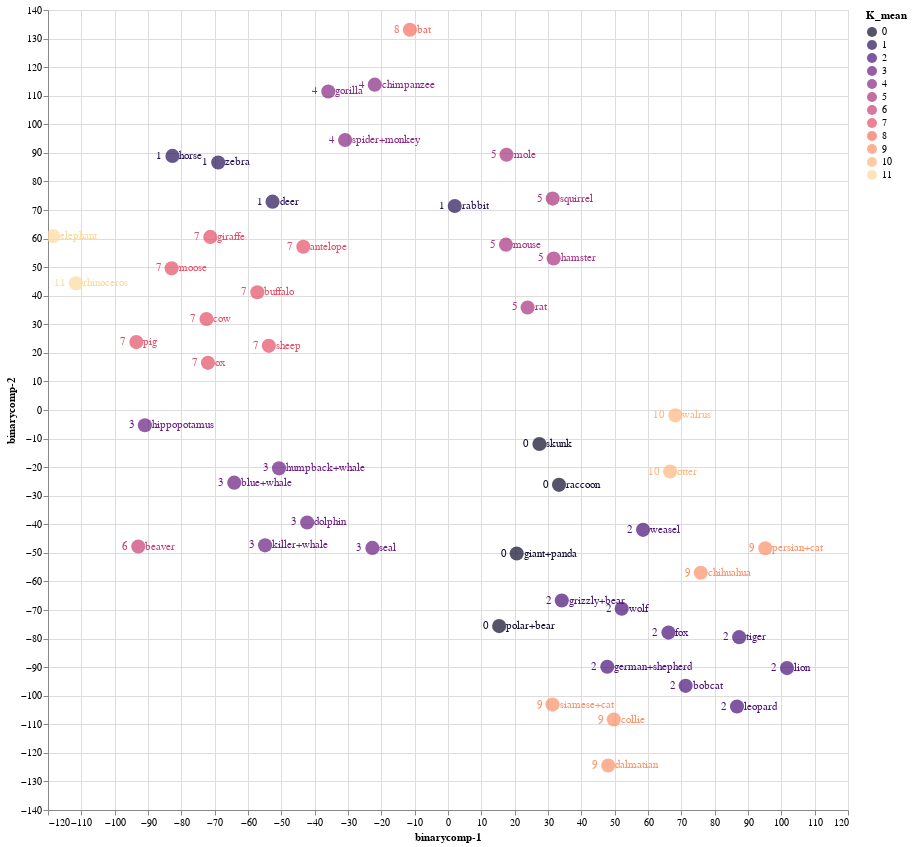

The notebook cell this image was saved under:
### Code cell
source = tsne_binary_df1

points = alt.Chart(source).mark_circle(size=200).encode(
    x='binarycomp-1:Q',
    y='binarycomp-2:Q',
    color=alt.Color('K_mean:N', scale=alt.Scale(scheme='Magma'))
    ).properties(
    width=800,
    height=800
)

text1 = points.mark_text(
    align='left',
    baseline='middle',
    dx=7
).encode(
    text='classes:N'
)

text2 = points.mark_text(
    align='right',
    baseline='middle',
    dx=-10
).encode(
    text='K_mean:N'
)

points.interactive() + text1 + text2

### Figure 1 — Vega-Lite specification as saved in the notebook (floating-point values rounded to 4 significant figures)
{"config": {"view": {"continuousWidth": 400, "continuousHeight": 300}}, "layer": [{"mark": {"type": "circle", "size": 200}, "encoding": {"color": {"field": "K_mean", "scale": {"scheme": "Magma"}, "type": "nominal"}, "x": {"field": "binarycomp-1", "type": "quantitative"}, "y": {"field": "binarycomp-2", "type": "quantitative"}}, "height": 800, "selection": {"selector014": {"type": "interval", "bind": "scales", "encodings": ["x", "y"]}}, "width": 800}, {"mark": {"type": "text", "align": "left", "baseline": "middle", "dx": 7}, "encoding": {"color": {"field": "K_mean", "scale": {"scheme": "Magma"}, "type": "nominal"}, "text": {"field": "classes", "type": "nominal"}, "x": {"field": "binarycomp-1", "type": "quantitative"}, "y": {"field": "binarycomp-2", "type": "quantitative"}}, "height": 800, "width": 800}, {"mark": {"type": "text", "align": "right", "baseline": "middle", "dx": -10}, "encoding": {"color": {"field": "K_mean", "scale": {"scheme": "Magma"}, "type": "nominal"}, "text": {"field": "K_mean", "type": "nominal"}, "x": {"field": "binarycomp-1", "type": "quantitative"}, "y": {"field": "binarycomp-2", "type": "quantitative"}}, "height": 800, "width": 800}], "data": {"name": "data-da45ea3d1324ab9ddeb9f4800f5f306d"}, "$schema": "https://vega.github.io/schema/vega-lite/v4.17.0.json", "datasets": {"data-da45ea3d1324ab9ddeb9f4800f5f306d": [{"binarycomp-1": -43.41, "binarycomp-2": 57.15, "classes": "antelope", "order": "ARTIODACTYLA", "family": "BOVIDAE", "K_mean": 7}, {"binarycomp-1": 34.14, "binarycomp-2": -66.68, "classes": "grizzly+bear", "order": "CARNIVORA", "family": "URSIDAE", "K_mean": 2}, {"binarycomp-1": -54.88, "binarycomp-2": -47.36, "classes": "killer+whale", "order": "ARTIODACTYLA", "family": "DELPHINIDAE", "K_mean": 3}, {"binarycomp-1": -92.91, "binarycomp-2": -47.78, "classes": "beaver", "order": "RODENTIA", "family": "APLODONTIIDAE", "K_mean": 6}, {"binarycomp-1": 48.07, "binarycomp-2": -124.4, "classes": "dalmatian", "order": "CARNIVORA", "family": "CANIDAE", "K_mean": 9}, {"binarycomp-1": 95.2, "binarycomp-2": -48.38, "classes": "persian+cat", "order": "CARNIVORA", "family": "FELIDAE", "K_mean": 9}, {"binarycomp-1": -82.66, "binarycomp-2": 88.93, "classes": "horse", "order": "PERISSODACTYLA", "family": "EQUIDAE", "K_mean": 1}, {"binarycomp-1": 47.78, "binarycomp-2": -89.86, "classes": "german+shepherd", "order": "CARNIVORA", "family": "CANIDAE", "K_mean": 2}, {"binarycomp-1": -64.13, "binarycomp-2": -25.44, "classes": "blue+whale", "order": "ARTIODACTYLA", "family": "BALAENOPTERIDAE", "K_mean": 3}, {"binarycomp-1": 31.35, "binarycomp-2": -103.1, "classes": "siamese+cat", "order": "CARNIVORA", "family": "FELIDAE", "K_mean": 9}, {"binarycomp-1": 27.43, "binarycomp-2": -11.9, "classes": "skunk", "order": "CARNIVORA", "family": "MEPHITIDAE", "K_mean": 0}, {"binarycomp-1": 17.55, "binarycomp-2": 89.33, "classes": "mole", "order": "EULIPOTYPHLA", "family": "TALPIDAE", "K_mean": 5}, {"binarycomp-1": 87.35, "binarycomp-2": -79.5, "classes": "tiger", "order": "CARNIVORA", "family": "FELIDAE", "K_mean": 2}, {"binarycomp-1": -90.93, "binarycomp-2": -5.325, "classes": "hippopotamus", "order": "ARTIODACTYLA", "family": "HIPPOPOTAMIDAE", "K_mean": 3}, {"binarycomp-1": 86.7, "binarycomp-2": -103.8, "classes": "leopard", "order": "CARNIVORA", "family": "FELIDAE", "K_mean": 2}, {"binarycomp-1": -82.91, "binarycomp-2": 49.58, "classes": "moose", "order": "ARTIODACTYLA", "family": "CERVIDAE", "K_mean": 7}, {"binarycomp-1": -30.86, "binarycomp-2": 94.5, "classes": "spider+monkey", "order": "PRIMATES", "family": "ATELIDAE", "K_mean": 4}, {"binarycomp-1": -50.7, "binarycomp-2": -20.42, "classes": "humpback+whale", "order": "ARTIODACTYLA", "family": "BALAENOPTERIDAE", "K_mean": 3}, {"binarycomp-1": -118.5, "binarycomp-2": 60.87, "classes": "elephant", "order": "PROBOSCIDEA", "family": "ELEPHANTIDAE", "K_mean": 11}, {"binarycomp-1": -35.91, "binarycomp-2": 111.5, "classes": "gorilla", "order": "PRIMATES", "family": "HOMINIDAE", "K_mean": 4}, {"binarycomp-1": -72.01, "binarycomp-2": 16.5, "classes": "ox", "order": "ARTIODACTYLA", "family": "BOVIDAE", "K_mean": 7}, {"binarycomp-1": 66.14, "binarycomp-2": -77.91, "classes": "fox", "order": "CARNIVORA", "family": "CANIDAE", "K_mean": 2}, {"binarycomp-1": -53.76, "binarycomp-2": 22.47, "classes": "sheep", "order": "ARTIODACTYLA", "family": "BOVIDAE", "K_mean": 7}, {"binarycomp-1": -22.69, "binarycomp-2": -48.27, "classes": "seal", "order": "CARNIVORA", "family": "PHOCIDAE", "K_mean": 3}, {"binarycomp-1": -21.97, "binarycomp-2": 113.9, "classes": "chimpanzee", "order": "PRIMATES", "family": "HOMINIDAE", "K_mean": 4}, {"binarycomp-1": 31.7, "binarycomp-2": 53.03, "classes": "hamster", "order": "RODENTIA", "family": "CRICETIDAE", "K_mean": 5}, {"binarycomp-1": 31.41, "binarycomp-2": 73.99, "classes": "squirrel", "order": "RODENTIA", "family": "SCIURIDAE", "K_mean": 5}, {"binarycomp-1": -111.6, "binarycomp-2": 44.36, "classes": "rhinoceros", "order": "PERISSODACTYLA", "family": "RHINOCEROTIDAE", "K_mean": 11}, {"binarycomp-1": 2.02, "binarycomp-2": 71.39, "classes": "rabbit", "order": "LAGOMORPHA", "family": "LEPORIDAE", "K_mean": 1}, {"binarycomp-1": -11.43, "binarycomp-2": 133.1, "classes": "bat", "order": "CHIROPTERA", "family": "PHYLLOSTOMIDAE", "K_mean": 8}, {"binarycomp-1": -71.31, "binarycomp-2": 60.59, "classes": "giraffe", "order": "ARTIODACTYLA", "family": "GIRAFFIDAE", "K_mean": 7}, {"binarycomp-1": 52.11, "binarycomp-2": -69.55, "classes": "wolf", "order": "CARNIVORA", "family": "CANIDAE", "K_mean": 2}, {"binarycomp-1": 75.83, "binarycomp-2": -56.95, "classes": "chihuahua", "order": "CARNIVORA", "family": "CANIDAE", "K_mean": 9}, {"binarycomp-1": 23.88, "binarycomp-2": 35.88, "classes": "rat", "order": "RODENTIA", "family": "CRICETIDAE", "K_mean": 5}, {"binarycomp-1": 58.51, "binarycomp-2": -41.93, "classes": "weasel", "order": "CARNIVORA", "family": "MUSTELIDAE", "K_mean": 2}, {"binarycomp-1": 66.62, "binarycomp-2": -21.53, "classes": "otter", "order": "CARNIVORA", "family": "MUSTELIDAE", "K_mean": 10}, {"binarycomp-1": -57.21, "binarycomp-2": 41.2, "classes": "buffalo", "order": "ARTIODACTYLA", "family": "BOVIDAE", "K_mean": 7}, {"binarycomp-1": -68.94, "binarycomp-2": 86.64, "classes": "zebra", "order": "PERISSODACTYLA", "family": "EQUIDAE", "K_mean": 1}, {"binarycomp-1": 20.61, "binarycomp-2": -50.24, "classes": "giant+panda", "order": "CARNIVORA", "family": "URSIDAE", "K_mean": 0}, {"binarycomp-1": -52.64, "binarycomp-2": 72.91, "classes": "deer", "order": "ARTIODACTYLA", "family": "CERVIDAE", "K_mean": 1}, {"binarycomp-1": 71.29, "binarycomp-2": -96.53, "classes": "bobcat", "order": "CARNIVORA", "family": "FELIDAE", "K_mean": 2}, {"binarycomp-1": -93.49, "binarycomp-2": 23.78, "classes": "pig", "order": "ARTIODACTYLA", "family": "SUIDAE", "K_mean": 7}, {"binarycomp-1": 101.7, "binarycomp-2": -90.34, "classes": "lion", "order": "CARNIVORA", "family": "FELIDAE", "K_mean": 2}, {"binarycomp-1": 17.4, "binarycomp-2": 57.87, "classes": "mouse", "order": "RODENTIA", "family": "CRICETIDAE", "K_mean": 5}, {"binarycomp-1": 15.35, "binarycomp-2": -75.64, "classes": "polar+bear", "order": "CARNIVORA", "family": "URSIDAE", "K_mean": 0}, {"binarycomp-1": 49.73, "binarycomp-2": -108.3, "classes": "collie", "order": "CARNIVORA", "family": "CANIDAE", "K_mean": 9}, {"binarycomp-1": 68.2, "binarycomp-2": -1.877, "classes": "walrus", "order": "CARNIVORA", "family": "ODOBENIDAE", "K_mean": 10}, {"binarycomp-1": 33.3, "binarycomp-2": -26.19, "classes": "raccoon", "order": "CARNIVORA", "family": "PROCYONIDAE", "K_mean": 0}, {"binarycomp-1": -72.45, "binarycomp-2": 31.85, "classes": "cow", "order": "ARTIODACTYLA", "family": "BOVIDAE", "K_mean": 7}, {"binarycomp-1": -42.25, "binarycomp-2": -39.37, "classes": "dolphin", "order": "ARTIODACTYLA", "family": "DELPHINIDAE", "K_mean": 3}]}}
